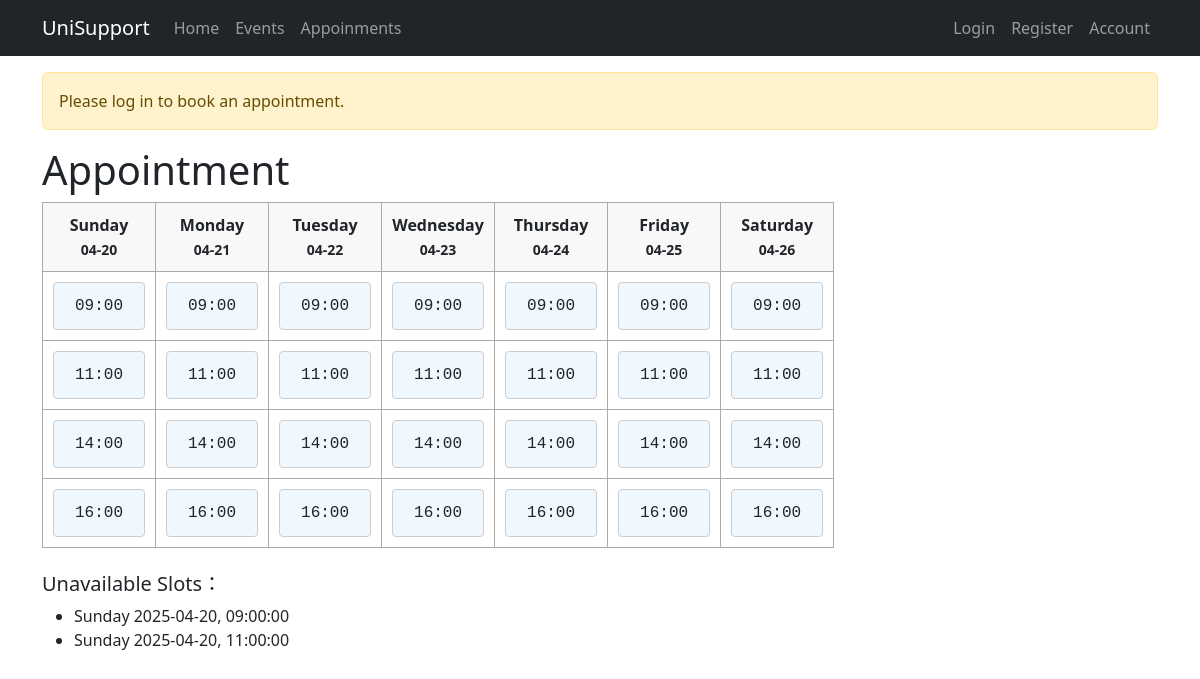
Screenshot of /book with the database file from the repository.
### app/models.py (models this page shows)
class Appointment(db.Model):
    __tablename__ = 'appointments'
    __table_args__ = (
        UniqueConstraint('date', 'slot', name='unique_slot_per_time'),
    )
    id: so.Mapped[int] = so.mapped_column(primary_key=True)
    date: so.Mapped[datetime.date] = so.mapped_column(sa.Date)
    weekday: so.Mapped[str] = so.mapped_column(sa.String(16))
    slot: so.Mapped[datetime.time] = so.mapped_column(sa.Time)
    user_id: so.Mapped[int] = so.mapped_column(ForeignKey('users.id'), index=True, unique=True)
    user: so.Mapped['User'] = relationship(back_populates='appointments')

### app/views.py (the view, shortened to what this page needs)
@app.route("/book", methods=['GET', 'POST'])
def book():
    form = ChooseForm()
    schedule = generate_schedule()
    unavailable_slots = check_availability()
    if not current_user.is_authenticated:
        flash("Please log in to book an appointment.", "warning")
        return render_template('appointment.html', title='Appointment', schedule=schedule, form=form, unavailable_slots=unavailable_slots)

### app/views.py (called while the page is built)
def generate_schedule():
    today = datetime.datetime.today().date()
    slots_per_day = ["09:00", "11:00", "14:00", "16:00"]
    schedule = []
    for i in range(7):
        date = today + datetime.timedelta(days=i)
        schedule.append({
            "weekday": date.strftime("%A"),
            "date": date.strftime("%m-%d"),
            "slots": slots_per_day
        })
    return schedule

def check_availability():
    q = db.select(Appointment).order_by(Appointment.date, Appointment.slot)
    unavailable_slots = db.session.scalars(q).all()
    return unavailable_slots

### app/templates/appointment.html (shortened to what this page needs)
{% extends "base.html" %}
{% import "bootstrap_wtf.html" as wtf %}
{% block content %}
<h1>Appointment</h1>
<div>
<table>
    <thead>
        <tr>
            {% for day in schedule %}
                <th>
                    {{ day.weekday }}<br>
                    <small>{{ day.date }}</small>
                </th>
            {% endfor %}
        </tr>
    </thead>
    {% for i in range(schedule[0].slots|length) %}
    <tr>
        {% for j in range(schedule|length) %}
            {% set slot = schedule[j].slots[i] %}
            {% set slot_id = j ~ '-' ~ i %}
            <td>
                <div class="slot">
                    <form action="{{ url_for('book') }}" method="post">
                        <button type="submit"
                            class="w-100 text-start btn">
                            <div>
                                {{ slot }}
                            </div>
                        </button>
                    </form>
                </div>
            </td>
        {% endfor %}
    </tr>
    {% endfor %}
</table>
</div>
<div class="mt-4">
    <h5>Unavailable Slots：</h5>
    {% if unavailable_slots %}
    <div>
        <ul>
            {% for appo in unavailable_slots %}
                <li>{{ appo.weekday }} {{ appo.date }}, {{ appo.slot }}</li>
            {% endfor %}
        </ul>
    </div>
{% endif %}
</div>
{% endblock %}

### app/templates/appointment.html (style rules this page uses)
th, td { border: 1px solid #aaaaaa; padding: 10px; text-align: center; vertical-align: middle; word-wrap: break-word; }
th { background-color: #f8f8f8; }
.slot { padding: 4px 8px; background-color: #f0f8ff; border: 1px solid #cccccc; font-family: monospace; font-size: 12px; border-radius: 4px; width: 100%; box-sizing: border-box; }

### rows the page displays
Appointment: weekday "Sunday", date "2025-04-20", slot "09:00:00"
Appointment: weekday "Sunday", date "2025-04-20", slot "11:00:00"

### other values shown
{{ message }} "Please log in to book an appointment."
{{ day.weekday }} "Sunday" "Monday" "Tuesday" "Wednesday" "Thursday" "Friday" "Saturday"
{{ day.date }} "04-20" "04-21" "04-22" "04-23" "04-24" "04-25" "04-26"
{{ slot }} "09:00" "09:00" "09:00" "09:00" "09:00" "09:00" "09:00" "11:00" "11:00" "11:00" "11:00" "11:00" "11:00" "11:00" "14:00" "14:00" "14:00" "14:00" "14:00" "14:00" "14:00" "16:00" "16:00" "16:00" "16:00" "16:00" "16:00" "16:00"
